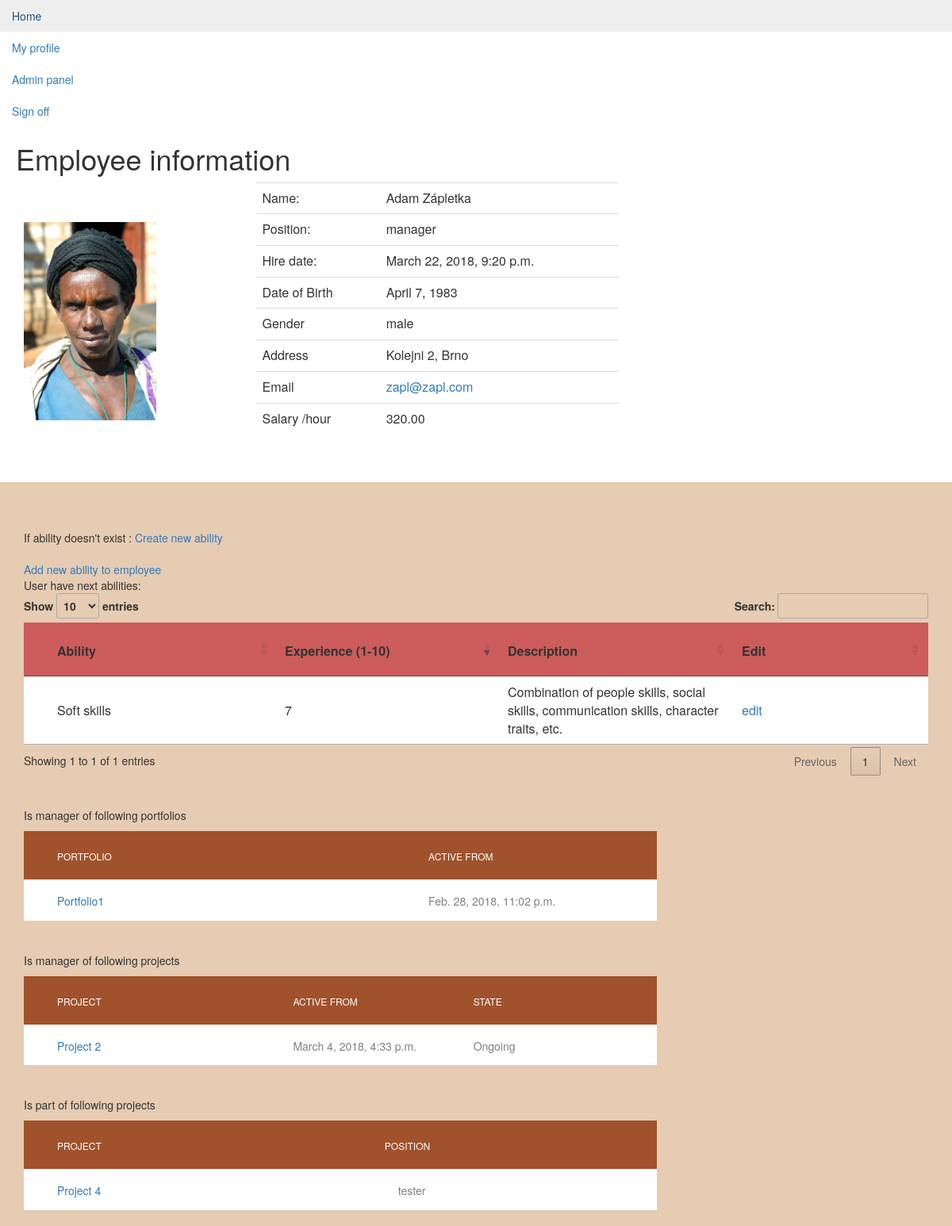
Before: /dp/employee/1 (signed in) with the older database file.
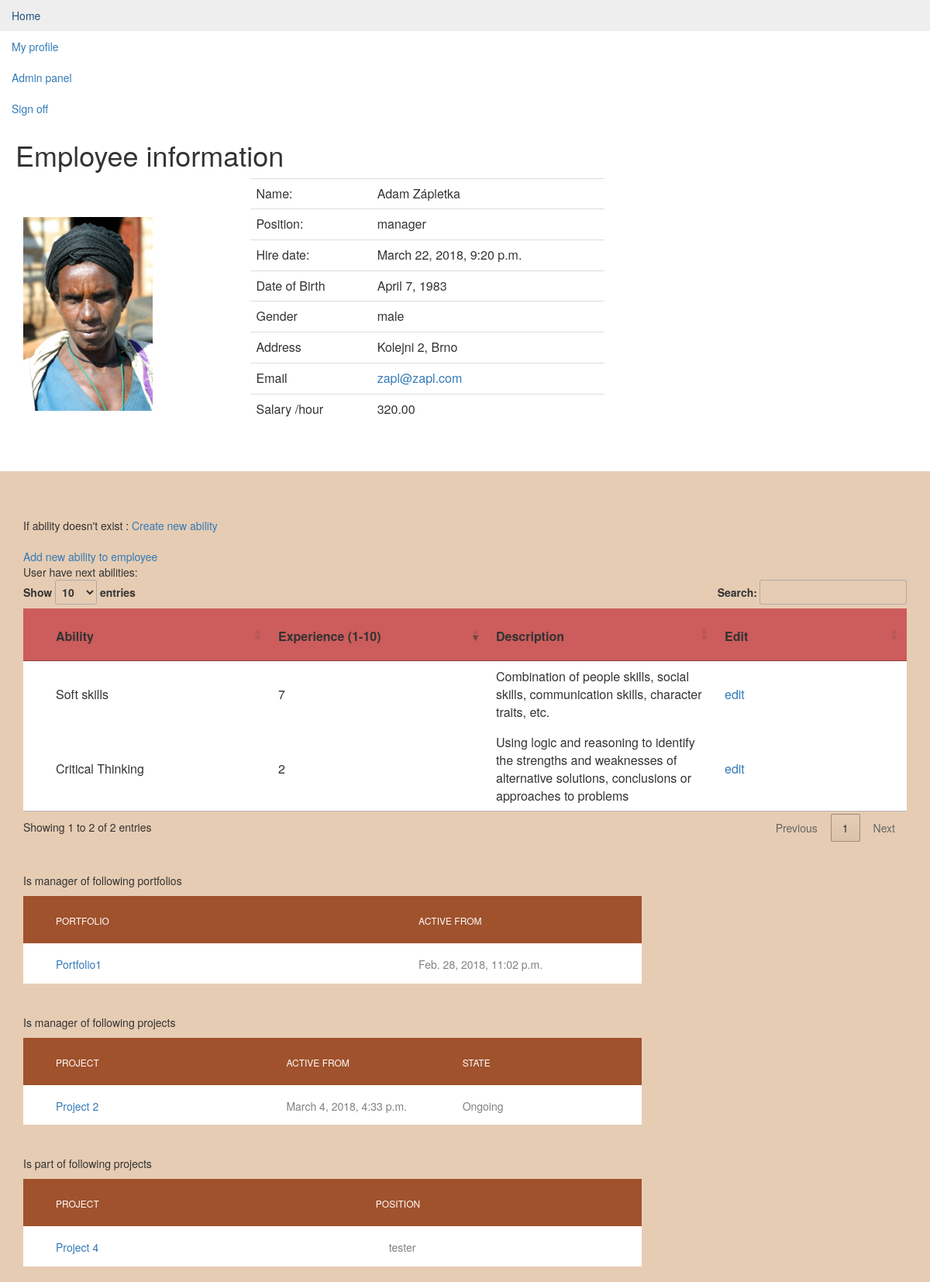
After: the same page with the newer database file.
### dp/models.py (models this page shows, shortened)
class Employee(models.Model):
    user = models.OneToOneField(User, on_delete=models.CASCADE)
    position = models.CharField(max_length=200)
    address = models.CharField(max_length=200)
    birthday = models.DateField()
    photo = models.FileField( blank=True, null=True)
    salary = models.DecimalField(max_digits =9, decimal_places=2, null=True)
    GENDER_VALUES = (
        ('male', 'Male'),
        ('female', 'Female'),
    )
    gender = models.CharField(max_length=6, choices=GENDER_VALUES)

class MemberAbility(models.Model):
    class Meta:
        unique_together = (('member', 'ability'),)
    member = models.ForeignKey(Employee, on_delete=models.CASCADE)
    ability = models.ForeignKey(Ability, on_delete=models.CASCADE)
    experience = models.IntegerField(choices=ABILITY_EXPERIENCE_VALUES, null=True)

class Ability(models.Model):
    name = models.CharField(max_length=50, null=True)
    description = models.CharField(max_length=200, null=True)

class Portfolio(models.Model):
    portfolio_name = models.CharField(max_length=200)
    pub_date = models.DateTimeField('date published', editable=False)
    portfolio_manager = models.ForeignKey(Employee, on_delete=models.SET_NULL, null=True)
    description = models.CharField(max_length=200, null=True)

class Project(models.Model):
    portfolio = models.ForeignKey(Portfolio, on_delete=models.SET_NULL, null=True, blank=True)
    project_name = models.TextField()
    description = models.CharField(max_length=200)
    plan_budget = models.DecimalField(max_digits=15, decimal_places=2, null=True, blank=True)
    used_budget = models.DecimalField(max_digits=15, decimal_places=2, default=0)
    manhours = models.DecimalField(max_digits=15, decimal_places=0, null=True, blank=True)
    pub_date = models.DateTimeField (auto_now_add=True)
    start_date = models.DateField ('date of start', null=True, blank=True)
    deadline = models.DateField ('date of deadline', null=True, blank=True)
    possible_income = models.DecimalField(max_digits=15, decimal_places=2, null=True, blank=True)
    complexity = models.CharField(max_length=1, choices=COMPLEXITY_VALUES, null=True)
    type = models.CharField(max_length=1, choices=TYPE_VALUES, null=True)
    urgency = models.CharField(max_length=1, choices=PRIORITY_VALUES, null=True)
    importance = models.CharField(max_length=1, choices=PRIORITY_VALUES, null=True)
    STATE_VALUES = (
        ('1', 'Planned'),
        ('2', 'Ongoing'),
        ('3', 'Finished'),
        ('4', 'Interrupted'),
        ('5', 'Stopped'),
    )
    state = models.CharField(max_length=1, choices=STATE_VALUES, default=1)
    progress = models.DecimalField(max_digits=3, decimal_places=2, default=0,
                                   validators=[MaxValueValidator(1.00), MinValueValidator(0.00)])
    project_manager = models.ForeignKey(Employee, on_delete=models.SET_NULL, null=True, blank=True)

class ProjectMember(models.Model):
    class Meta:
        unique_together = (('project', 'member'),)
    project = models.ForeignKey(Project, on_delete=models.CASCADE)
    member = models.ForeignKey(Employee, on_delete=models.CASCADE)
    position = models.CharField(max_length=200, null=True)

### dp/views.py (the view)
# urls.py: path('employee/<int:employee_id>', views.employee_detail, name='employee_detail'),
@login_required
def employee_detail(request, employee_id):
    employee = get_object_or_404(Employee, pk=employee_id)
    return render(request, 'dp/employee_detail.html',
                  {'employee': employee, 'error_message': "You didn't select a choice."})

### templates/dp/employee_detail.html (shortened to what this page needs)
{% extends "dp/base.html" %}
{% block title %}
    <h1>Employee information</h1>
{% endblock %}
{% block content %}
    {% load static %}
    <link rel="stylesheet" type="text/css" href="{% static 'dp/css/index.css' %}"/>
    <div class="container">
        <div class="row">
            <div class="col-sm-3">
                {% if employee.photo %}
                    <img style="width: auto; height: 300px; padding-top: 50px;" alt="image"
                         src="{{ employee.photo.url }}"/>
                {% else %}
                    <img style="width: auto; height: 300px; padding-top: 50px;" alt="image"
                         src="/media/male-profile-user-shadow_318-40244.jpg"/>
                {% endif %}
            </div>
            <div class="col-sm-5">
                <table class="table table-user-information">
                    <tbody>
                    <tr>
                        <td>Name:</td>
                        <td>
                            {{ employee.user.first_name }} {{ employee.user.last_name }}
                        </td>
                    </tr>
                    <tr>
                        <td>Position:</td>
                        <td>
                            {{ employee.position }}
                        </td>
                    </tr>
                    <tr>
                        <td>Hire date:</td>
                        <td>
                            {{ employee.user.date_joined }}
                        </td>
                    </tr>
                    <tr>
                        <td>Date of Birth</td>
                        <td>
                            {{ employee.birthday }}
                        </td>
                    </tr>
                    <tr>
                    <tr>
                        <td>Gender</td>
                        <td>{{ employee.gender }}</td>
                    </tr>
                    <tr>
                        <td>Address</td>
                        <td>
                            {{ employee.address }}
                        </td>
                    </tr>
                    <tr>
                        <td>Email</td>
                        <td>
                            <a href="mailto:{{ employee.user.email }}">{{ employee.user.email }}</a>
                        </td>
                    </tr>
                    {% if not user.employee.id == employee.id and user.is_superuser %}
                        <tr>
                            <td>Salary /hour</td>
                            <td>
                                {{ employee.salary }}
                            </td>
                        </tr>
                    {% endif %}
                    </tbody>
                </table>
                <br>
                <br>
            </div>
        </div>
    </div>
    <div class="limiter">
        <div class="container-table100">
            <div class="wrap-table100">
                <br>
                <br>
                {% if employee.memberability_set.all and user.is_authenticated   and not user.employee.id == employee.id %}
                    {% if user.is_superuser or user.employee.position == "manager" %}
                        If ability doesn't exist :
                        <a href="{% url 'dp:new_ability' employee.id %}">Create new ability</a>
                        <br>
                        <br>
                        <a href="{% url 'dp:new_emp_ability' employee.id %}">Add new ability to employee</a>
                        <br>
                        User have next abilities:
                        <table id="ability">
                            <thead>
                            <tr class="row100 head">
                                <th class="column100 column1" data-column="column1">Ability</th>
                                <th class="column100 column2" data-column="column2">Experience (1-10)</th>
                                <th class="column100 column3" data-column="column3">Description</th>
                                <th class="column100 column3" data-column="column3">Edit</th>
                            </tr>
                            </thead>
                            <tbody>
                            {% for abilitymem in employee.memberability_set.all %}
                                <tr class="row100">
                                    <td class="column100 column1" data-column="column1">
                                        {{ abilitymem.ability.name }}
                                    </td>
                                    <td class="column100 column2" data-column="column2">
                                        {{ abilitymem.experience }}
                                    </td>
                                    <td class="column100 column3" data-column="column3">
                                        {{ abilitymem.ability.description }}
                                    </td>
                                    <td class="column100 column3" data-column="column3">
                                        <a href="{% url 'dp:memability_edit' abilitymem.id %}"> edit </a>
                                    </td>
                                </tr>
                            {% endfor %}
                            </tbody>
                        </table>
                    {% endif %}
                {% endif %}
                {% if employee.portfolio_set.all %}
                    <br>
                    <br>
                    Is manager of following portfolios
                    <div class="table100 ver1 m-b-110">
                        <table data-vertable="ver1">
                            <thead>
                            <tr class="row100 head">
                                <th class="column100 column1" data-column="column1">Portfolio</th>
                                <th class="column100 column2" data-column="column2">Active from</th>
                            </tr>
                            </thead>
                            <tbody>
                            <ul>
                                {% for portfolio in employee.portfolio_set.all %}
                                    <tr class="row100">
                                        <td class="column100 column1" data-column="column1">
                                            <a href="{% url 'dp:portfolio_detail' portfolio.id %}">{{ portfolio.portfolio_name }}</a>
                                        </td>
                                        <td class="column100 column2" data-column="column2">
                                            {{ portfolio.pub_date }}
                                        </td>
                                    </tr>
                                {% endfor %}
                            </ul>
                            </tbody>
                        </table>
                    </div>
                {% endif %}
                {% if employee.project_set.all %}
                    <br>
                    <br>
                    Is manager of following projects
                    <div class="table100 ver1 m-b-110">
                        <table data-vertable="ver1">
                            <thead>
                            <tr class="row100 head">
                                <th class="column100 column1" data-column="column1">Project</th>
                                <th class="column100 column2" data-column="column2">Active from</th>
                                <th class="column100 column3" data-column="column3">State</th>
                            </tr>
                            </thead>
                            <tbody>
                            <ul>
                                {% for project in employee.project_set.all %}
                                    <tr class="row100">
                                        <td class="column100 column1" data-column="column1">
                                            <a href="{% url 'dp:project_detail' project.id %}">{{ project.project_name }}</a>
                                        </td>
                                        <td class="column100 column2" data-column="column2">
                                            {{ project.pub_date }}
                                        </td>
                                        <td class="column100 column3" data-column="column3">
                                            {{ project.get_state_display }}
                                        </td>
                                    </tr>
                                {% endfor %}
                            </ul>
                            </tbody>
                        </table>
                    </div>
                {% endif %}
                {% if employee.projectmember_set.all %}
                    <br>
                    <br>
                    Is part of following projects
                    <div class="table100 ver1 m-b-110">
                        <table data-vertable="ver1">
                            <thead>
                            <tr class="row100 head">
                                <th class="column100 column1" data-column="column1">Project</th>
                                <th class="column100 column2" data-column="column2">Position</th>
                            </tr>
                            </thead>
                            <tbody>
                            <ul>
                                {% for projectmember in employee.projectmember_set.all %}
                                    <tr class="row100">
                                        <td class="column100 column1" data-column="column1">
                                            <a href="{% url 'dp:project_detail' projectmember.project_id %}">{{ projectmember.project.project_name }}</a>
                                        </td>
                                        <td class="column100 column1" data-column="column1">
                                            {{ projectmember.position }}
                                        </td>
                                    </tr>
                                {% endfor %}
                            </ul>
                            </tbody>
                        </table>
                    </div>
                {% endif %}
            </div>
        </div>
    </div>
{% endblock %}

### templates/dp/base.html (shortened to what this page needs)
{% load static %}
<link rel="stylesheet" type="text/css" href="{% static 'dp/css/bootstrap.min.css' %}"/>
<link href="https://cdnjs.cloudflare.com/ajax/libs/bootstrap-table/1.11.0/bootstrap-table.min.css" rel="stylesheet"/>
<link href="https://cdn.datatables.net/1.10.16/css/jquery.dataTables.min.css" rel="stylesheet"/>
{% block nav %}
    <ul class="nav">
        {% if user.is_authenticated %}
            <li>
                <a href="{% url 'dp:index' %}"> Home </a>
            </li>
            <li>
                <a href="{% url 'dp:employee_detail' user.employee.id %}"> My profile </a>
            </li>
            {% if user.is_superuser %}
                <li>
                    <a href="{% url 'admin:index' %}">Admin panel</a>
                </li>
            {% endif %}
        {% endif %}
        <li>
            {% if user.is_authenticated %}
                <a href="{% url 'dp:logout' %}"> Sign off </a>
            {% else %}
                <a href="{% url 'dp:login_page' %}"> Sign in </a>
            {% endif %}
        </li>
    </ul>
{% endblock %}
<div class="pagetitle">
    {% block title %}
    {% endblock %}
</div>
{% block content %}{% endblock %}

### dp/static/dp/css/index.css (style rules this page uses)
.limiter { width: 100%; margin: 0 auto; }
.container-table100 { width: 100%; min-height: 20px; background: #e6ccb3; display: -webkit-box; display: -webkit-flex; display: -moz-box; display: -ms-flexbox; display: flex; align-items: center; justify-content: center; flex-wrap: wrap; padding: 20px 30px; }
.wrap-table100 { width: 1300px; }
table { width: 70%; background-color: #fff; }
th, td { font-weight: unset; padding-right: 10px; text-align: left; }
.column100 { width: 70px; padding-left: 25px; }
.column100.column1 { width: 70px; padding-left: 42px; }
.row100.head th { padding-top: 24px; padding-bottom: 20px; background-color: #CD5C5C; }
.row100 td { padding-top: 18px; padding-bottom: 14px; }
.table100.ver1 td { font-size: 14px; color: #808080; line-height: 1.4; }
.table100.ver1 th { font-size: 12px; color: #fff; line-height: 1.4; text-transform: uppercase; background-color: #A0522D; }
.table-user-information { border-top: 1px solid rgb(221, 221, 221); padding-top: 30px; }
.pagetitle h1 { padding-left: 20px; }

Changed rows visible on the page:
added MemberAbility: ability.name "Critical Thinking", experience "2", ability.description "Using logic and reasoning to identify the strengths and weaknesses of alternative solutions, conclusions or approaches to problems"
Other visible differences:
text written by a page script: "Show entries Search: Showing 1 to 1 of 1 entries Previous 1 Next" → "Show entries Search: Showing 1 to 2 of 2 entries Previous 1 Next"
